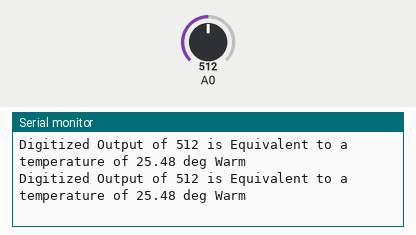
The program below on a simulated ESP8266 (Wemos D1 mini). On the bench: the last lines printed to the serial monitor. The inputs (shaded band) are chosen by the test bench; at power-on: A0 = 512.

Above: at 1.3 s.
1.4 s: A0 set to 535
At 1.9 s:
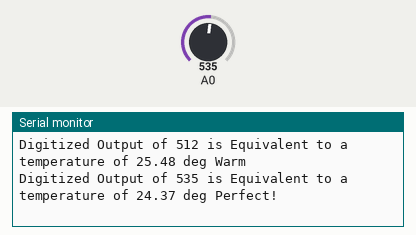
3.5 s: A0 set to 306
At 3.9 s:
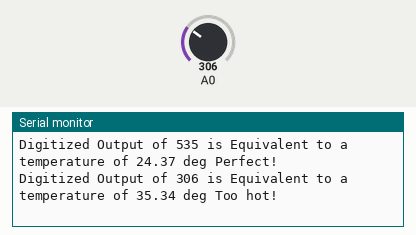
5.5 s: A0 set to 322
At 5.9 s:
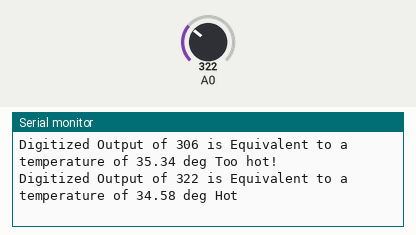

The program:

main.cpp
```cpp
#include <Arduino.h>
String TemparatureRun(double temp)
{
  if(temp < 10) return "Cold!";
  if(temp > 10 && temp < 15) return "Cool!";
  if(temp > 15 && temp < 25) return "Perfect!";
  if(temp > 25 && temp < 30) return "Warm";
  if(temp > 30 && temp < 35) return "Hot";
   return "Too hot!";
}

float mapfloat(float x, float in_min, float in_max, float out_min, float out_max)
{
 return (x - in_min) * (out_max - out_min) / (in_max - in_min) + out_min;
}

void setup() {
  Serial.begin(115200);
  Serial.println("\n\n A/D Converter!");
}

void loop() {
long read = analogRead(A0);
double temp = mapfloat(read, 0, 1023, 50 ,1);
Serial.println("Digitized Output of " + String(read) + " is Equivalent to a temperature of " + temp + " deg " + TemparatureRun(temp) );
delay(500);
}
```

Measured:
- the behaviour switches between 521 and 522 on A0 (found by bisection; images 0 and 1)
- the behaviour switches between 313 and 314 on A0 (found by bisection; images 2 and 3)
- after the input at 1.4 s, the serial monitor: prints a new line after 0.10 s (image 1)
- after the input at 3.5 s, the serial monitor: prints a new line at once (image 2)
- after the input at 5.5 s, the serial monitor: prints a new line at once (image 3)
